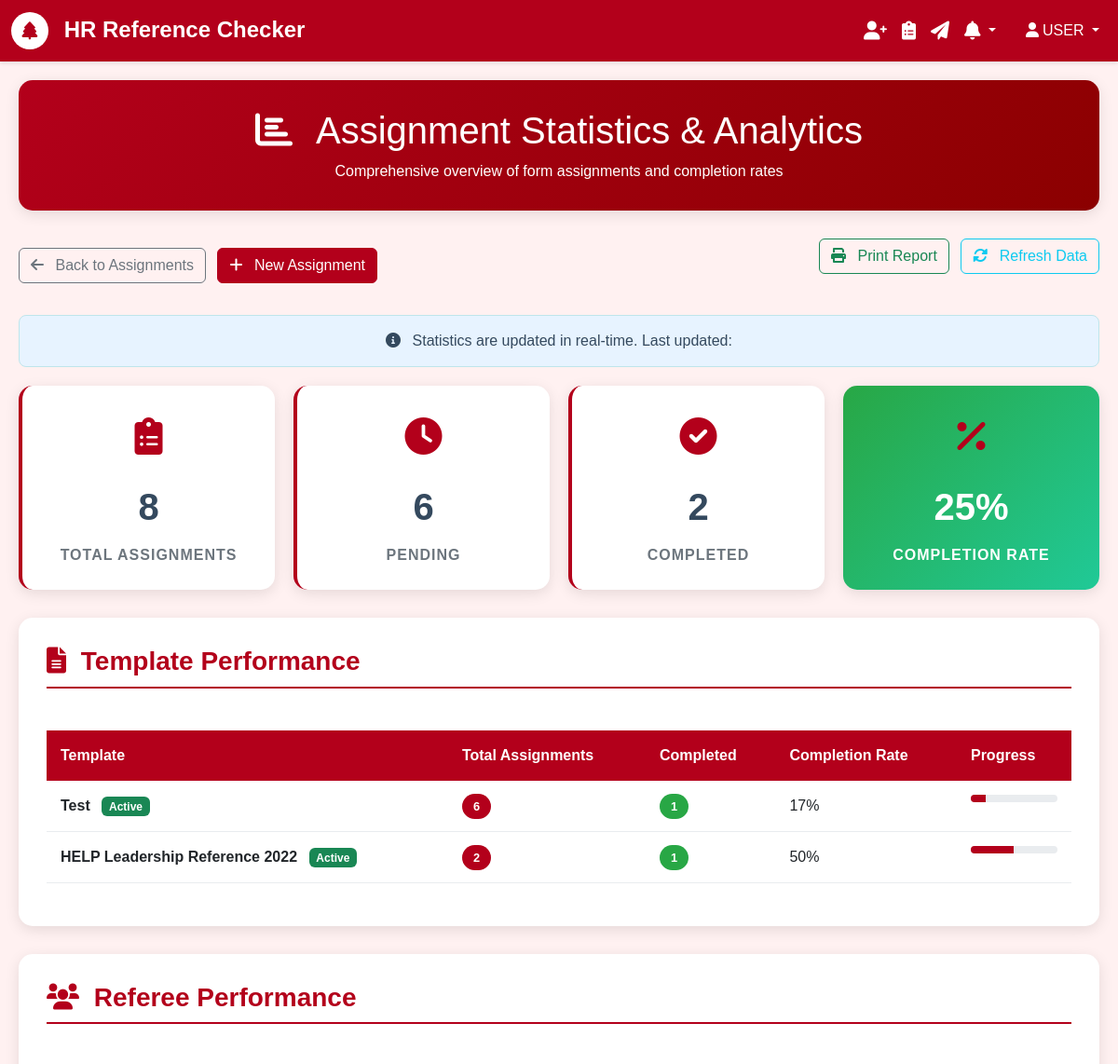
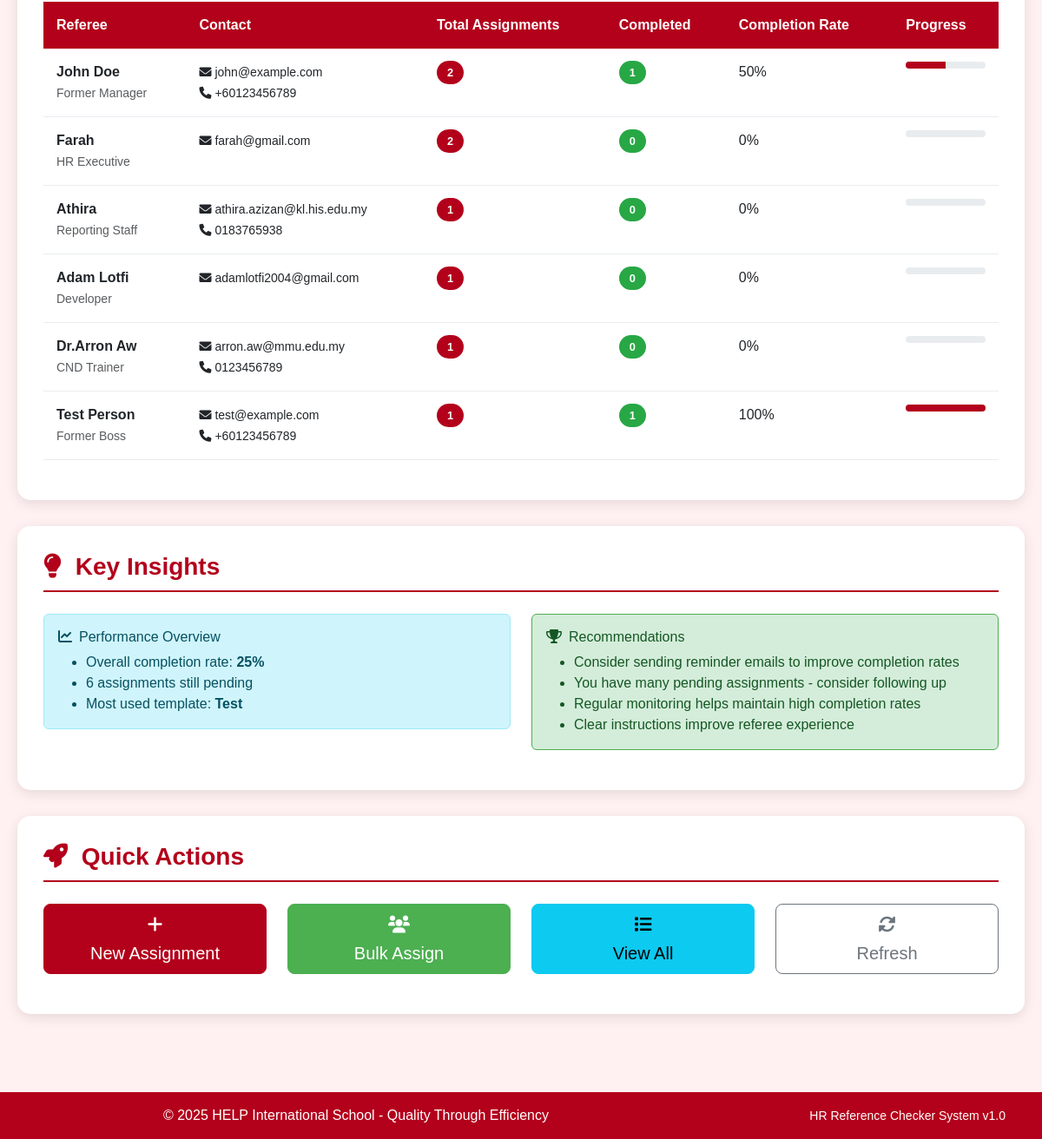
Page /forms/stats/ (signed in) on the earlier database version (2 pictures, top to bottom).
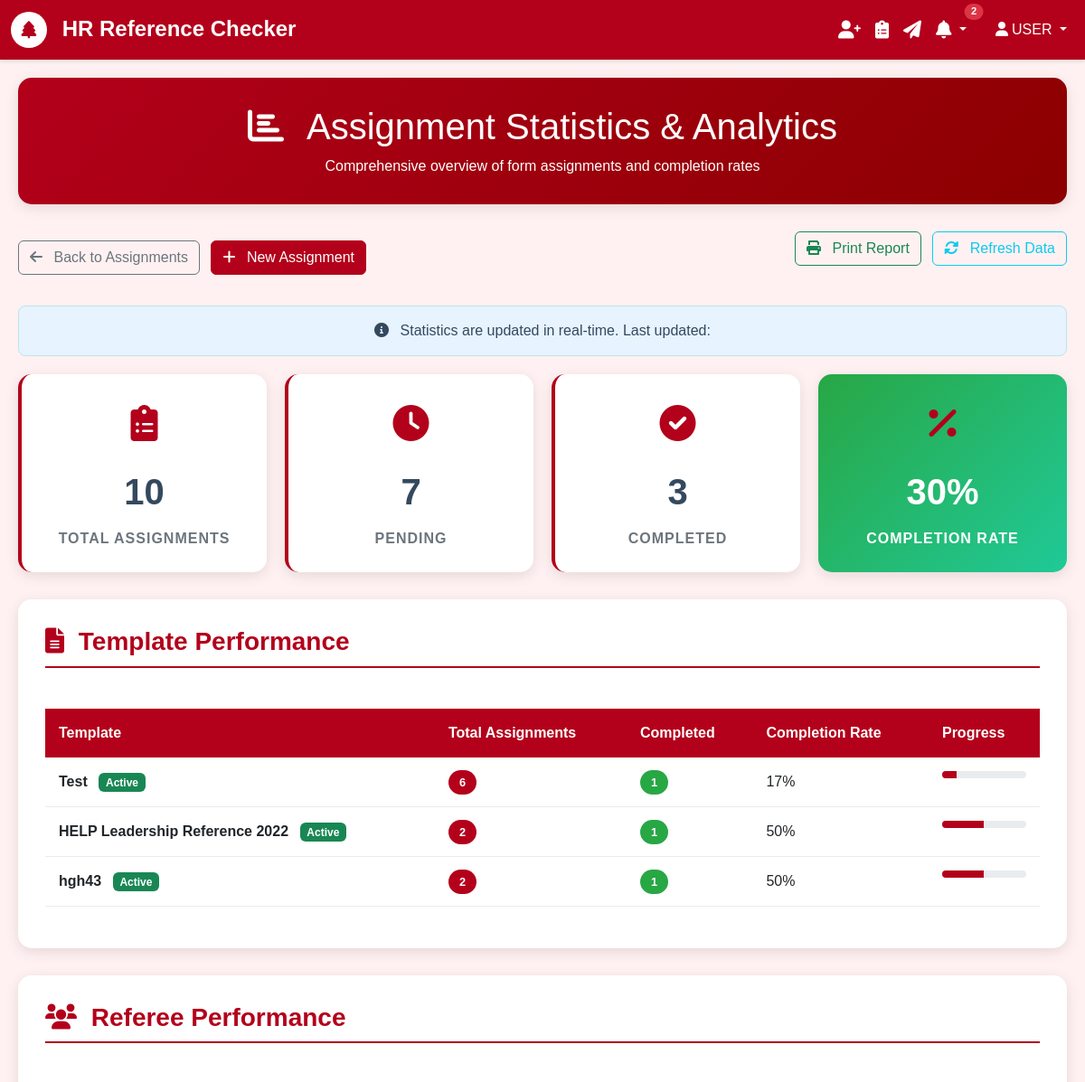
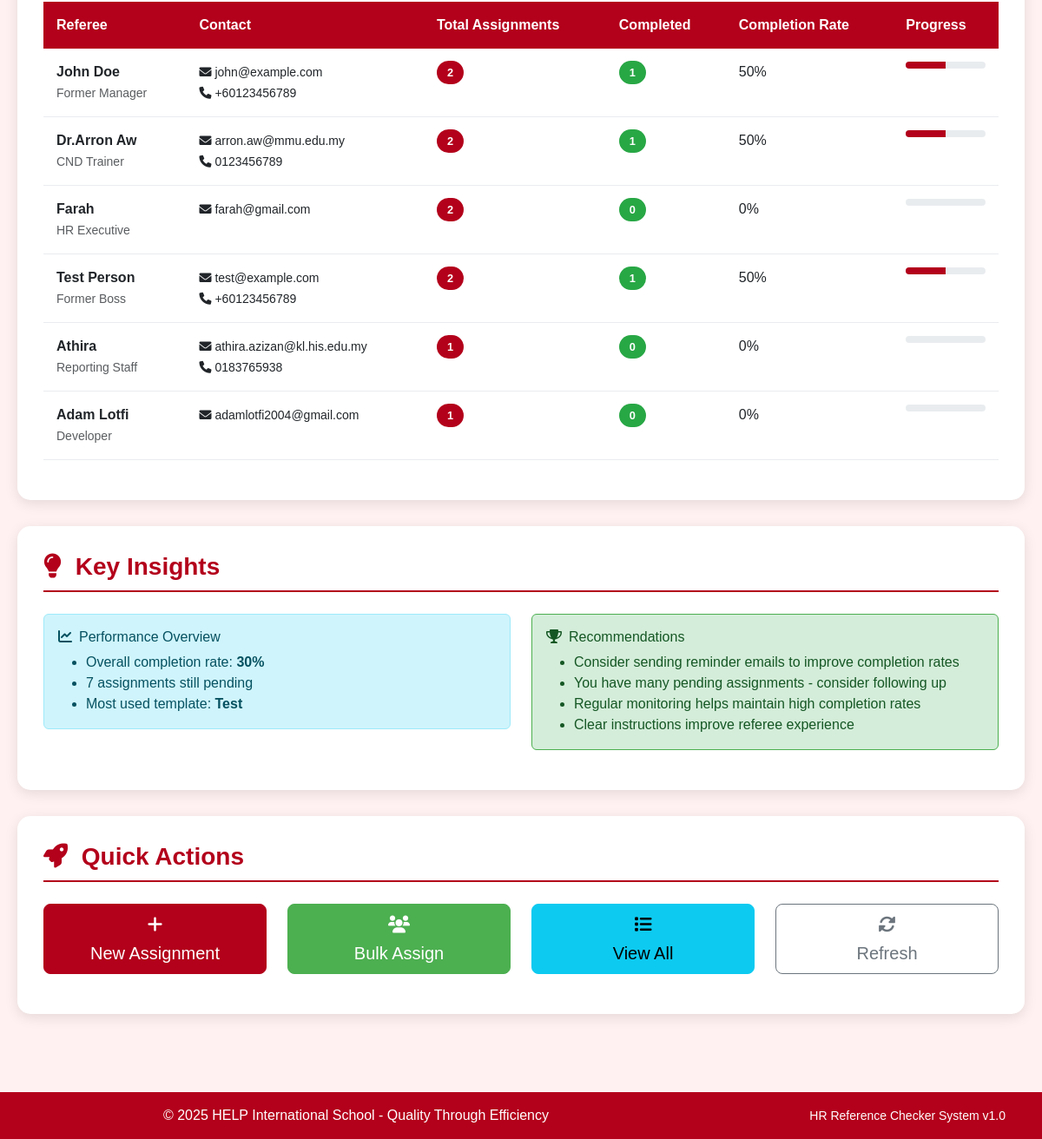
Same page on the later database version (2 pictures, top to bottom).
### form_templates/models.py (models this page shows, shortened)
class Template(models.Model):
    title = models.CharField(max_length=255, validators=[MinLengthValidator(3)])
    description = models.TextField(blank=True, help_text="Brief description of this template")
    instructions = models.TextField(
        blank=True,
        help_text="Instructions shown to referees before filling the form"
    )
    created_by = models.ForeignKey(settings.AUTH_USER_MODEL, on_delete=models.CASCADE)
    is_active = models.BooleanField(default=True)
    created_at = models.DateTimeField(auto_now_add=True)
    updated_at = models.DateTimeField(auto_now=True)
    class Meta:
        ordering = ['-created_at']
        verbose_name = 'Form Template'
        verbose_name_plural = 'Form Templates'

### referees/models.py (models this page shows, shortened)
class Referee(models.Model):
    name = models.CharField(max_length=255)
    email = models.EmailField()
    phone_regex = RegexValidator(
        regex=r'^\+?1?\d{9,15}$',
        message="Phone number must be entered in the format: '+999999999'. Up to 15 digits allowed."
    )
    phone = models.CharField(validators=[phone_regex], max_length=17, blank=True)
    relationship = models.CharField(max_length=100, help_text="e.g., Former Manager, Colleague, etc.")
    applicant_name = models.CharField(max_length=255, help_text="Name of the person being referenced")
    created_at = models.DateTimeField(auto_now_add=True)
    is_active = models.BooleanField(default=True)
    class Meta:
        ordering = ['-created_at']
        verbose_name = 'Referee'
        verbose_name_plural = 'Referees'

### forms/views.py (the view)
# urls.py: path('stats/', views.FormStatsView.as_view(), name='stats'),
class FormStatsView(LoginRequiredMixin, View):
    template_name = 'forms/stats.html'
    def get(self, request):
        total_assignments = Form.objects.count()
        pending_assignments = Form.objects.filter(status=FormStatus.PENDING).count()
        completed_assignments = Form.objects.filter(status=FormStatus.COMPLETED).count()
        completion_rate = 0
        if total_assignments > 0:
            completion_rate = round((completed_assignments / total_assignments) * 100)
        template_stats = Template.objects.annotate(
            total_assignments=Count('form'),
            completed_assignments=Count('form', filter=Q(form__status=FormStatus.COMPLETED))
        ).filter(total_assignments__gt=0).order_by('-total_assignments')
        referee_stats = Referee.objects.annotate(
            total_assignments=Count('form'),
            completed_assignments=Count('form', filter=Q(form__status=FormStatus.COMPLETED))
        ).filter(total_assignments__gt=0).order_by('-total_assignments')
        context = {
            'total_assignments': total_assignments,
            'pending_assignments': pending_assignments,
            'completed_assignments': completed_assignments,
            'completion_rate': completion_rate,
            'template_stats': template_stats[:10],  # Top 10 templates
            'referee_stats': referee_stats[:10],    # Top 10 referees
        }
        return render(request, self.template_name, context)

### core/models.py (called while the page is built)
    @classmethod
    def get_unread_count(cls, user):
        return cls.objects.filter(user=user, is_read=False, is_dismissed=False).count()

    @classmethod
    def get_recent_notifications(cls, user, limit=10):
        return cls.objects.filter(user=user, is_dismissed=False).order_by('-created_at')[:limit]

### templates/forms/stats.html (shortened to what the changed rows need)
{% extends 'base.html' %}
{% block content %}
<div class="stats-container">
    <div class="stats-header">
        <h1>
            <i class="fas fa-chart-bar me-3"></i>
            Assignment Statistics & Analytics
        </h1>
    </div>
    <div class="stats-overview">
        <div class="stat-card">
            <div class="stat-icon">
                <i class="fas fa-clipboard-list"></i>
            </div>
            <div class="stat-number">{{ total_assignments }}</div>
            <div class="stat-label">Total Assignments</div>
        </div>
        <div class="stat-card">
            <div class="stat-icon">
                <i class="fas fa-clock"></i>
            </div>
            <div class="stat-number">{{ pending_assignments }}</div>
            <div class="stat-label">Pending</div>
        </div>
        <div class="stat-card">
            <div class="stat-icon">
                <i class="fas fa-check-circle"></i>
            </div>
            <div class="stat-number">{{ completed_assignments }}</div>
            <div class="stat-label">Completed</div>
        </div>
        <div class="stat-card completion-rate">
            <div class="stat-icon">
                <i class="fas fa-percentage"></i>
            </div>
            <div class="stat-number">{{ completion_rate }}%</div>
            <div class="stat-label">Completion Rate</div>
        </div>
    </div>
    <div class="stats-section">
        {% if template_stats %}
            <div class="table-responsive">
                <table class="table stats-table">
                    <thead>
                        <tr>
                            <th>Template</th>
                            <th>Total Assignments</th>
                            <th>Completed</th>
                            <th>Completion Rate</th>
                            <th>Progress</th>
                        </tr>
                    </thead>
                    <tbody>
                        {% for template in template_stats %}
                        <tr>
                            <td>
                                <strong>{{ template.title }}</strong>
                                {% if template.is_active %}
                                    <span class="badge bg-success ms-2">Active</span>
                                {% else %}
                                    <span class="badge bg-secondary ms-2">Inactive</span>
                                {% endif %}
                            </td>
                            <td>
                                <span class="badge-assignments">{{ template.total_assignments }}</span>
                            </td>
                            <td>
                                <span class="badge-completed">{{ template.completed_assignments }}</span>
                            </td>
                            <td>
                                {% if template.total_assignments > 0 %}
                                    {% widthratio template.completed_assignments template.total_assignments 100 %}%
                                {% else %}
                                    0%
                                {% endif %}
                            </td>
                            <td>
                                <div class="progress">
                                    {% if template.total_assignments > 0 %}
                                        {% widthratio template.completed_assignments template.total_assignments 100 as completion_percent %}
                                        <div class="progress-bar" role="progressbar"
                                             style="width: {{ completion_percent }}%"
                                             aria-valuenow="{{ completion_percent }}"
                                             aria-valuemin="0"
                                             aria-valuemax="100">
                                        </div>
                                    {% endif %}
                                </div>
                            </td>
                        </tr>
                        {% endfor %}
                    </tbody>
                </table>
            </div>
        {% else %}
            <div class="no-data">
                <i class="fas fa-file-alt"></i>
                <h5>No Template Data Available</h5>
                <p>No templates have been assigned yet. <a href="{% url 'forms:assign' %}">Create your first assignment</a> to see statistics.</p>
            </div>
        {% endif %}
    </div>
    <div class="stats-section">
        {% if referee_stats %}
            <div class="table-responsive">
                <table class="table stats-table">
                    <thead>
                        <tr>
                            <th>Referee</th>
                            <th>Contact</th>
                            <th>Total Assignments</th>
                            <th>Completed</th>
                            <th>Completion Rate</th>
                            <th>Progress</th>
                        </tr>
                    </thead>
                    <tbody>
                        {% for referee in referee_stats %}
                        <tr>
                            <td>
                                <strong>{{ referee.name }}</strong>
                                <br>
                                <small class="text-muted">{{ referee.relationship }}</small>
                            </td>
                            <td>
                                <small>
                                    <i class="fas fa-envelope me-1"></i>{{ referee.email }}<br>
                                    {% if referee.phone %}
                                        <i class="fas fa-phone me-1"></i>{{ referee.phone }}
                                    {% endif %}
                                </small>
                            </td>
                            <td>
                                <span class="badge-assignments">{{ referee.total_assignments }}</span>
                            </td>
                            <td>
                                <span class="badge-completed">{{ referee.completed_assignments }}</span>
                            </td>
                            <td>
                                {% if referee.total_assignments > 0 %}
                                    {% widthratio referee.completed_assignments referee.total_assignments 100 %}%
                                {% else %}
                                    0%
                                {% endif %}
                            </td>
                            <td>
                                <div class="progress">
                                    {% if referee.total_assignments > 0 %}
                                        {% widthratio referee.completed_assignments referee.total_assignments 100 as completion_percent %}
                                        <div class="progress-bar" role="progressbar"
                                             style="width: {{ completion_percent }}%"
                                             aria-valuenow="{{ completion_percent }}"
                                             aria-valuemin="0"
                                             aria-valuemax="100">
                                        </div>
                                    {% endif %}
                                </div>
                            </td>
                        </tr>
                        {% endfor %}
                    </tbody>
                </table>
            </div>
        {% else %}
            <div class="no-data">
                <i class="fas fa-users"></i>
                <h5>No Referee Data Available</h5>
                <p>No referees have been assigned forms yet. <a href="{% url 'forms:assign' %}">Create your first assignment</a> to see statistics.</p>
            </div>
        {% endif %}
    </div>
    <div class="stats-section">
        <div class="row">
            <div class="col-md-6">
                <div class="alert alert-info">
                    {% if total_assignments > 0 %}
                        <ul class="mb-0">
                            <li>Overall completion rate: <strong>{{ completion_rate }}%</strong></li>
                            <li>{{ pending_assignments }} assignment{{ pending_assignments|pluralize }} still pending</li>
                            {% if template_stats %}
                                <li>Most used template: <strong>{{ template_stats.0.title }}</strong></li>
                            {% endif %}
                        </ul>
                    {% else %}
                        <p class="mb-0">No assignments have been created yet. Start by creating your first assignment!</p>
                    {% endif %}
                </div>
            </div>
        </div>
    </div>
</div>
{% endblock %}

### templates/base.html (shortened to what this page needs)
<!DOCTYPE html>
<html lang="en">
<head>
    <link href="https://cdn.jsdelivr.net/npm/bootstrap@5.3.0/dist/css/bootstrap.min.css" rel="stylesheet">
    <link href="https://cdnjs.cloudflare.com/ajax/libs/font-awesome/6.0.0/css/all.min.css" rel="stylesheet">
</head>
<body>
    <nav class="navbar navbar-expand-lg navbar-dark">
        <div class="container-fluid">
            <a class="navbar-brand" href="{% url 'core:home' %}">
                <span class="help-logo">
                    <i class="fas fa-tree"></i>
                </span>
                HR Reference Checker
            </a>
            <div class="collapse navbar-collapse" id="navbarNav">
                {% if user.is_authenticated %}
                    <ul class="navbar-nav me-3">
                        <li class="nav-item">
                            <a class="nav-link" href="{% url 'referees:list' %}" title="Manage Referees">
                                <i class="fas fa-user-plus fa-lg"></i>
                            </a>
                        </li>
                        <li class="nav-item">
                            <a class="nav-link" href="{% url 'form_templates:list' %}" title="Manage Templates">
                                <i class="fas fa-clipboard-list fa-lg"></i>
                            </a>
                        </li>
                        <li class="nav-item">
                            <a class="nav-link" href="{% url 'forms:list' %}" title="Assign Forms">
                                <i class="fas fa-paper-plane fa-lg"></i>
                            </a>
                        </li>
                        <li class="nav-item dropdown">
                            <a class="nav-link dropdown-toggle position-relative" href="#" title="Notifications" role="button" data-bs-toggle="dropdown" id="notificationDropdown">
                                <i class="fas fa-bell fa-lg"></i>
                                {% if notification_count > 0 %}
                                    <span class="position-absolute top-0 start-100 translate-middle badge rounded-pill bg-danger notification-badge" id="notificationBadge">
                                        {{ notification_count }}
                                    </span>
                                {% endif %}
                            </a>
                        </li>
                    </ul>
                {% endif %}
                <ul class="navbar-nav">
                    {% if user.is_authenticated %}
                        <li class="nav-item dropdown">
                            <a class="nav-link dropdown-toggle" href="#" id="navbarDropdown" role="button" data-bs-toggle="dropdown">
                                <i class="fas fa-user me-1"></i>{{ user.first_name|upper|default:"USER" }}
                            </a>
                        </li>
                    {% else %}
                        <li class="nav-item">
                            <a class="nav-link" href="{% url 'authentication:login' %}">
                                <i class="fas fa-sign-in-alt me-1"></i>Login
                            </a>
                        </li>
                    {% endif %}
                </ul>
            </div>
        </div>
    </nav>
    <div class="main-content-area">
        {% block content %}{% endblock %}
    </div>
    <footer class="footer">
        <div class="container">
            <div class="row">
                <div class="col-md-8">
                    <p class="mb-0">&copy; 2025 HELP International School - Quality Through Efficiency</p>
                </div>
                <div class="col-md-4 text-end">
                    <small>HR Reference Checker System v1.0</small>
                </div>
            </div>
        </div>
    </footer>
</body>
</html>

Differences in the rows shown:
added Template: title "hgh43", is_active "Active", total_assignments "2", completed_assignments "1", completed_assignments "50"
shown differently, row unchanged: Referee "Dr.Arron Aw": total_assignments "1" → "2"; completed_assignments "0" → "1"; completed_assignments "0" → "50"; moves up the list
shown differently, row unchanged: Referee "Test Person": total_assignments "1" → "2"; completed_assignments "100" → "50"; {{ completion_percent }} 100 → 50 (drawn); moves up the list
Other differences:
{{ notification_count }}: (not shown) → "2"
{{ total_assignments }}: "8" → "10"
{{ pending_assignments }}: "6" → "7"
{{ completed_assignments }}: "2" → "3"
{{ completion_rate }}: "25" → "30"
